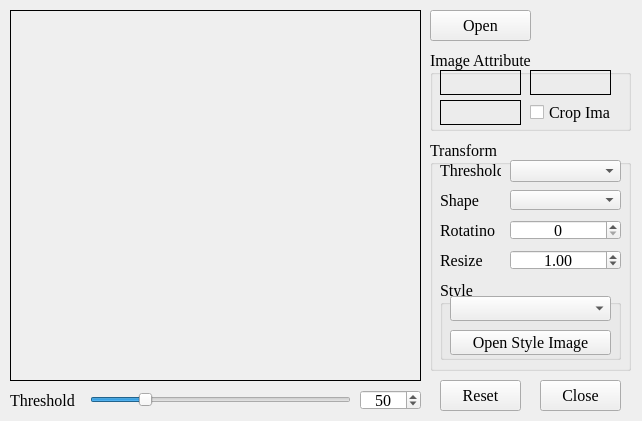
<?xml version="1.0" encoding="UTF-8"?>
<ui version="4.0">
 <class>VCOpenCV</class>
 <widget class="QMainWindow" name="VCOpenCV">
  <property name="geometry">
   <rect>
    <x>0</x>
    <y>0</y>
    <width>642</width>
    <height>421</height>
   </rect>
  </property>
  <property name="font">
   <font>
    <family>Times New Roman</family>
    <pointsize>12</pointsize>
   </font>
  </property>
  <property name="windowTitle">
   <string>VCOpenCV</string>
  </property>
  <widget class="QWidget" name="centralwidget">
   <widget class="QPushButton" name="btn_open_file">
    <property name="geometry">
     <rect>
      <x>430</x>
      <y>10</y>
      <width>101</width>
      <height>31</height>
     </rect>
    </property>
    <property name="text">
     <string>Open</string>
    </property>
   </widget>
   <widget class="QPushButton" name="btn_reset">
    <property name="geometry">
     <rect>
      <x>440</x>
      <y>380</y>
      <width>81</width>
      <height>31</height>
     </rect>
    </property>
    <property name="text">
     <string>Reset</string>
    </property>
   </widget>
   <widget class="QLabel" name="label">
    <property name="geometry">
     <rect>
      <x>10</x>
      <y>10</y>
      <width>411</width>
      <height>371</height>
     </rect>
    </property>
    <property name="frameShape">
     <enum>QFrame::Shape::Box</enum>
    </property>
    <property name="text">
     <string/>
    </property>
    <property name="alignment">
     <set>Qt::AlignmentFlag::AlignCenter</set>
    </property>
   </widget>
   <widget class="QGroupBox" name="groupBox">
    <property name="geometry">
     <rect>
      <x>430</x>
      <y>50</y>
      <width>201</width>
      <height>81</height>
     </rect>
    </property>
    <property name="title">
     <string>Image Attribute</string>
    </property>
    <widget class="QLabel" name="label_name">
     <property name="geometry">
      <rect>
       <x>10</x>
       <y>20</y>
       <width>81</width>
       <height>25</height>
      </rect>
     </property>
     <property name="frameShape">
      <enum>QFrame::Shape::Box</enum>
     </property>
     <property name="text">
      <string/>
     </property>
     <property name="alignment">
      <set>Qt::AlignmentFlag::AlignCenter</set>
     </property>
    </widget>
    <widget class="QLabel" name="label_high">
     <property name="geometry">
      <rect>
       <x>100</x>
       <y>20</y>
       <width>81</width>
       <height>25</height>
      </rect>
     </property>
     <property name="frameShape">
      <enum>QFrame::Shape::Box</enum>
     </property>
     <property name="text">
      <string/>
     </property>
     <property name="alignment">
      <set>Qt::AlignmentFlag::AlignCenter</set>
     </property>
    </widget>
    <widget class="QLabel" name="label_width">
     <property name="geometry">
      <rect>
       <x>10</x>
       <y>50</y>
       <width>81</width>
       <height>25</height>
      </rect>
     </property>
     <property name="frameShape">
      <enum>QFrame::Shape::Box</enum>
     </property>
     <property name="text">
      <string/>
     </property>
     <property name="alignment">
      <set>Qt::AlignmentFlag::AlignCenter</set>
     </property>
    </widget>
    <widget class="QCheckBox" name="checkBox">
     <property name="geometry">
      <rect>
       <x>100</x>
       <y>50</y>
       <width>81</width>
       <height>25</height>
      </rect>
     </property>
     <property name="text">
      <string>Crop Image</string>
     </property>
    </widget>
   </widget>
   <widget class="QSlider" name="horizontalSlider">
    <property name="geometry">
     <rect>
      <x>90</x>
      <y>390</y>
      <width>261</width>
      <height>20</height>
     </rect>
    </property>
    <property name="maximum">
     <number>255</number>
    </property>
    <property name="value">
     <number>50</number>
    </property>
    <property name="orientation">
     <enum>Qt::Orientation::Horizontal</enum>
    </property>
   </widget>
   <widget class="QSpinBox" name="spinBox">
    <property name="geometry">
     <rect>
      <x>360</x>
      <y>390</y>
      <width>61</width>
      <height>20</height>
     </rect>
    </property>
    <property name="alignment">
     <set>Qt::AlignmentFlag::AlignCenter</set>
    </property>
    <property name="maximum">
     <number>255</number>
    </property>
    <property name="value">
     <number>50</number>
    </property>
   </widget>
   <widget class="QLabel" name="label_2">
    <property name="geometry">
     <rect>
      <x>10</x>
      <y>390</y>
      <width>71</width>
      <height>20</height>
     </rect>
    </property>
    <property name="text">
     <string>Threshold</string>
    </property>
   </widget>
   <widget class="QGroupBox" name="groupBox_2">
    <property name="geometry">
     <rect>
      <x>430</x>
      <y>140</y>
      <width>201</width>
      <height>231</height>
     </rect>
    </property>
    <property name="title">
     <string>Transform</string>
    </property>
    <widget class="QComboBox" name="comboBox_threshold_type">
     <property name="geometry">
      <rect>
       <x>80</x>
       <y>20</y>
       <width>111</width>
       <height>22</height>
      </rect>
     </property>
    </widget>
    <widget class="QComboBox" name="comboBox_shape">
     <property name="geometry">
      <rect>
       <x>80</x>
       <y>50</y>
       <width>111</width>
       <height>20</height>
      </rect>
     </property>
    </widget>
    <widget class="QLabel" name="label_3">
     <property name="geometry">
      <rect>
       <x>10</x>
       <y>20</y>
       <width>61</width>
       <height>20</height>
      </rect>
     </property>
     <property name="text">
      <string>Threshold</string>
     </property>
     <property name="alignment">
      <set>Qt::AlignmentFlag::AlignLeading|Qt::AlignmentFlag::AlignLeft|Qt::AlignmentFlag::AlignVCenter</set>
     </property>
    </widget>
    <widget class="QLabel" name="label_4">
     <property name="geometry">
      <rect>
       <x>10</x>
       <y>50</y>
       <width>61</width>
       <height>20</height>
      </rect>
     </property>
     <property name="text">
      <string>Shape</string>
     </property>
     <property name="alignment">
      <set>Qt::AlignmentFlag::AlignLeading|Qt::AlignmentFlag::AlignLeft|Qt::AlignmentFlag::AlignVCenter</set>
     </property>
    </widget>
    <widget class="QSpinBox" name="spinBox_2">
     <property name="geometry">
      <rect>
       <x>80</x>
       <y>80</y>
       <width>111</width>
       <height>20</height>
      </rect>
     </property>
     <property name="alignment">
      <set>Qt::AlignmentFlag::AlignCenter</set>
     </property>
     <property name="maximum">
      <number>360</number>
     </property>
     <property name="singleStep">
      <number>5</number>
     </property>
    </widget>
    <widget class="QLabel" name="label_5">
     <property name="geometry">
      <rect>
       <x>10</x>
       <y>80</y>
       <width>61</width>
       <height>20</height>
      </rect>
     </property>
     <property name="text">
      <string>Rotatino</string>
     </property>
     <property name="alignment">
      <set>Qt::AlignmentFlag::AlignLeading|Qt::AlignmentFlag::AlignLeft|Qt::AlignmentFlag::AlignVCenter</set>
     </property>
    </widget>
    <widget class="QDoubleSpinBox" name="doubleSpinBox">
     <property name="geometry">
      <rect>
       <x>80</x>
       <y>110</y>
       <width>111</width>
       <height>20</height>
      </rect>
     </property>
     <property name="alignment">
      <set>Qt::AlignmentFlag::AlignCenter</set>
     </property>
     <property name="maximum">
      <double>10.000000000000000</double>
     </property>
     <property name="singleStep">
      <double>0.200000000000000</double>
     </property>
     <property name="value">
      <double>1.000000000000000</double>
     </property>
    </widget>
    <widget class="QLabel" name="label_6">
     <property name="geometry">
      <rect>
       <x>10</x>
       <y>110</y>
       <width>61</width>
       <height>20</height>
      </rect>
     </property>
     <property name="text">
      <string>Resize</string>
     </property>
     <property name="alignment">
      <set>Qt::AlignmentFlag::AlignLeading|Qt::AlignmentFlag::AlignLeft|Qt::AlignmentFlag::AlignVCenter</set>
     </property>
    </widget>
    <widget class="QGroupBox" name="groupBox_3">
     <property name="geometry">
      <rect>
       <x>10</x>
       <y>140</y>
       <width>181</width>
       <height>80</height>
      </rect>
     </property>
     <property name="title">
      <string>Style</string>
     </property>
     <widget class="QPushButton" name="pushButton">
      <property name="geometry">
       <rect>
        <x>10</x>
        <y>50</y>
        <width>161</width>
        <height>25</height>
       </rect>
      </property>
      <property name="text">
       <string>Open Style Image</string>
      </property>
     </widget>
     <widget class="QComboBox" name="comboBox_style">
      <property name="geometry">
       <rect>
        <x>10</x>
        <y>16</y>
        <width>161</width>
        <height>25</height>
       </rect>
      </property>
     </widget>
    </widget>
   </widget>
   <widget class="QPushButton" name="btn_close">
    <property name="geometry">
     <rect>
      <x>540</x>
      <y>380</y>
      <width>81</width>
      <height>31</height>
     </rect>
    </property>
    <property name="text">
     <string>Close</string>
    </property>
   </widget>
  </widget>
 </widget>
 <resources/>
 <connections/>
</ui>
